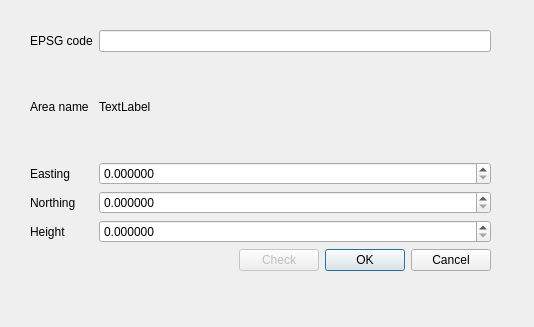
<?xml version="1.0" encoding="UTF-8"?>
<ui version="4.0">
 <class>Dialog</class>
 <widget class="QDialog" name="Dialog">
  <property name="geometry">
   <rect>
    <x>0</x>
    <y>0</y>
    <width>534</width>
    <height>327</height>
   </rect>
  </property>
  <property name="windowTitle">
   <string>Dialog</string>
  </property>
  <widget class="QWidget" name="verticalLayoutWidget">
   <property name="geometry">
    <rect>
     <x>30</x>
     <y>30</y>
     <width>461</width>
     <height>241</height>
    </rect>
   </property>
   <layout class="QVBoxLayout" name="verticalLayout">
    <item>
     <layout class="QGridLayout" name="gridLayout_2">
      <item row="2" column="1">
       <widget class="QDoubleSpinBox" name="doubleSpinBoxEasting">
        <property name="decimals">
         <number>6</number>
        </property>
        <property name="maximum">
         <double>1000000000.000000000000000</double>
        </property>
       </widget>
      </item>
      <item row="3" column="1">
       <widget class="QDoubleSpinBox" name="doubleSpinBoxNorthing">
        <property name="decimals">
         <number>6</number>
        </property>
        <property name="maximum">
         <double>100000000.000000000000000</double>
        </property>
       </widget>
      </item>
      <item row="4" column="1">
       <widget class="QDoubleSpinBox" name="doubleSpinBoxHeight">
        <property name="decimals">
         <number>6</number>
        </property>
        <property name="maximum">
         <double>100000000.000000000000000</double>
        </property>
       </widget>
      </item>
      <item row="0" column="1">
       <widget class="QLineEdit" name="lineEditInputEPSG">
        <property name="maxLength">
         <number>5</number>
        </property>
       </widget>
      </item>
      <item row="1" column="1">
       <widget class="QLabel" name="labelOutputAreaName">
        <property name="text">
         <string>TextLabel</string>
        </property>
       </widget>
      </item>
      <item row="2" column="0">
       <widget class="QLabel" name="labelEasting">
        <property name="text">
         <string>Easting</string>
        </property>
       </widget>
      </item>
      <item row="0" column="0">
       <widget class="QLabel" name="labelEPSG">
        <property name="text">
         <string>EPSG code</string>
        </property>
       </widget>
      </item>
      <item row="1" column="0">
       <widget class="QLabel" name="labelAreaName">
        <property name="text">
         <string>Area name</string>
        </property>
       </widget>
      </item>
      <item row="3" column="0">
       <widget class="QLabel" name="labelNorthing">
        <property name="text">
         <string>Northing</string>
        </property>
       </widget>
      </item>
      <item row="4" column="0">
       <widget class="QLabel" name="labelHeight">
        <property name="text">
         <string>Height</string>
        </property>
       </widget>
      </item>
      <item row="6" column="1">
       <layout class="QHBoxLayout" name="horizontalLayout_3">
        <item>
         <spacer name="horizontalSpacer">
          <property name="orientation">
           <enum>Qt::Horizontal</enum>
          </property>
          <property name="sizeHint" stdset="0">
           <size>
            <width>40</width>
            <height>20</height>
           </size>
          </property>
         </spacer>
        </item>
        <item>
         <widget class="QPushButton" name="pushButtonCheck">
          <property name="enabled">
           <bool>false</bool>
          </property>
          <property name="text">
           <string>Check</string>
          </property>
         </widget>
        </item>
        <item>
         <widget class="QDialogButtonBox" name="buttonBoxOkCancel">
          <property name="locale">
           <locale language="English" country="UnitedStates"/>
          </property>
          <property name="orientation">
           <enum>Qt::Horizontal</enum>
          </property>
          <property name="standardButtons">
           <set>QDialogButtonBox::Cancel|QDialogButtonBox::Ok</set>
          </property>
          <property name="centerButtons">
           <bool>false</bool>
          </property>
         </widget>
        </item>
       </layout>
      </item>
     </layout>
    </item>
   </layout>
  </widget>
 </widget>
 <resources/>
 <connections>
  <connection>
   <sender>buttonBoxOkCancel</sender>
   <signal>rejected()</signal>
   <receiver>Dialog</receiver>
   <slot>reject()</slot>
   <hints>
    <hint type="sourcelabel">
     <x>316</x>
     <y>260</y>
    </hint>
    <hint type="destinationlabel">
     <x>286</x>
     <y>274</y>
    </hint>
   </hints>
  </connection>
  <connection>
   <sender>buttonBoxOkCancel</sender>
   <signal>accepted()</signal>
   <receiver>Dialog</receiver>
   <slot>accept()</slot>
   <hints>
    <hint type="sourcelabel">
     <x>248</x>
     <y>254</y>
    </hint>
    <hint type="destinationlabel">
     <x>157</x>
     <y>274</y>
    </hint>
   </hints>
  </connection>
 </connections>
</ui>
